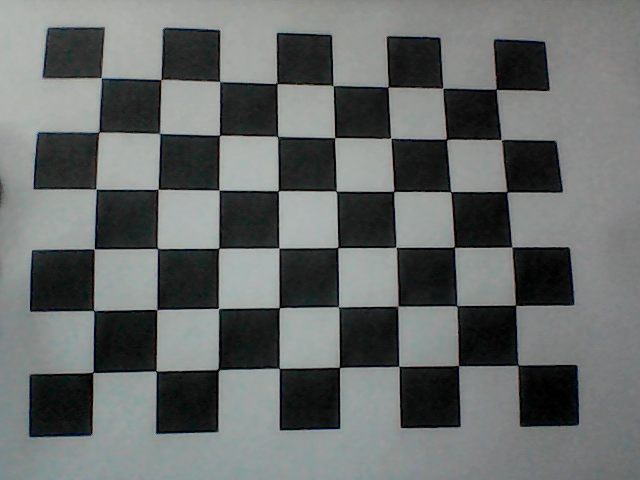
#> input picture Calibration/images/img0.png, 640 x 480 px; its folder holds only this picture in this run
$ python callibration.py
#> lines starting #> are read from the running program, lines starting #| are printed output that depends on the picture; after the words box and inside, x2 and y2 are one past the last pixel; in counts of white or black regions, pixels touching at a corner belong together; long printed decimals are rounded
import cv2
import numpy as np
import glob

# Define the dimensions of the chessboard
chessboard_size = (8, 6)  # This should match the pattern you printed
square_size = 20.0  # Size of a square in mm

# Prepare object points, like (0,0,0), (1,0,0), (2,0,0), ..., (8,6,0)
objp = np.zeros((chessboard_size[0] * chessboard_size[1], 3), np.float32)
objp[:, :2] = np.mgrid[0:chessboard_size[0], 0:chessboard_size[1]].T.reshape(-1, 2)
objp *= square_size

# Arrays to store object points and image points from all the images
objpoints = []  # 3d points in real-world space
imgpoints = []  # 2d points in image plane

# Load calibration images
images = glob.glob('images/*.png')  # Adjust the path to your calibration images

if not images:
    print('hello not working')
else:
    print('It is working')

if not images:
    print("No images found. Check the path to your images folder.")
    exit(1)

for fname in images:
    img = cv2.imread(fname)
#> img is the input picture: shape (480, 640, 3); mean B, G, R 106, 106.9, 102.9
    if img is None:
        print(f"Failed to load image {fname}")
        continue

    gray = cv2.cvtColor(img, cv2.COLOR_BGR2GRAY)

    # Find the chessboard corners
    ret, corners = cv2.findChessboardCorners(gray, chessboard_size, None)
#> ret = True; corners = 48 rows, first 8: [101.3, 77.66], [160.9, 79.85], [220, 81.16], [277.2, 83.5], [332.8, 86.26], [388, 87.05], [443, 88.07], [495.8, 89.01]

    if ret:
        objpoints.append(objp)
        imgpoints.append(corners)

        # Draw and display the corners
        cv2.drawChessboardCorners(img, chessboard_size, corners, ret)
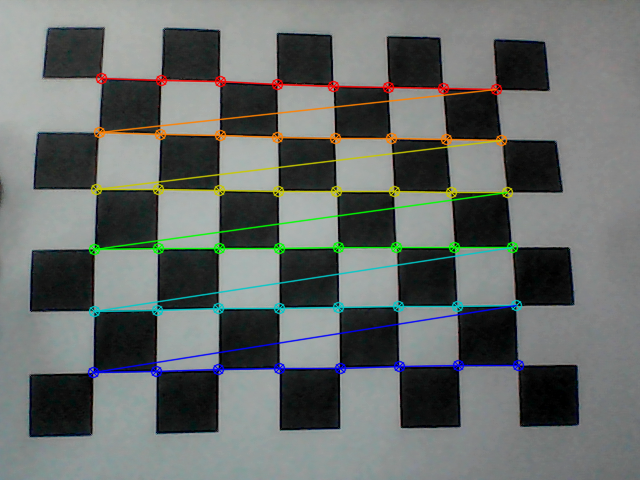
#> img: shape (480, 640, 3); 5.68% of pixels changed, all inside (x1, y1, x2, y2) = (87, 72, 525, 379)
        cv2.imshow('img', img)
        cv2.waitKey(100)
    else:
        print(f"Chessboard corners not found in {fname}")

cv2.destroyAllWindows()

# Check if we have enough points for calibration
if not objpoints or not imgpoints:
    print("Not enough points were found for calibration.")
    exit(1)

# Calibrate the camera
ret, camera_matrix, dist_coeffs, rvecs, tvecs = cv2.calibrateCamera(objpoints, imgpoints, gray.shape[::-1], None, None)
#> ret = 1.28; camera_matrix = [[936.5, 0, 347.9], [0, 899, 139.3], [0, 0, 1]]; dist_coeffs = [[0.596, -6.26, 0.00601, 0.0196, 18.67]]; rvecs = ([-0.236, -0.183, -0.00433],); tvecs = ([-83.78, -21.62, 318.7],)

#dist_coeffs = dist_coeffs.flatten().tolist()
# Save the calibration results for later use
calibration_data = {'camera_matrix': camera_matrix, 'dist_coeffs': dist_coeffs, 'rvecs': rvecs, 'tvecs': tvecs}
#> calibration_data = {'camera_matrix': [[936.5, 0, 347.9], [0, 899, 139.3], [0, 0, 1]], 'dist_coeffs': [[0.596, -6.26, 0.00601, 0.0196, 18.67]], 'rvecs': ([-0.236, -0.183, -0.00433],), 'tvecs': ([-83.78, -21.62, 318.7],)}
np.save('calibration_data.npy', calibration_data)

print("Camera matrix:\n", camera_matrix)
#| Camera matrix:
#|  [[936.494   0.         347.886]
#|  [  0.         898.970 139.266]
#|  [  0.           0.           1.        ]]
print("Distortion coefficients:\n", dist_coeffs)
#| Distortion coefficients:
#|  [[ 5.96418923e-01 -6.25535829e+00  6.00776643e-03  1.95834175e-02
#|    1.86737018e+01]]

$ run again, on Calibration/images/img12.png
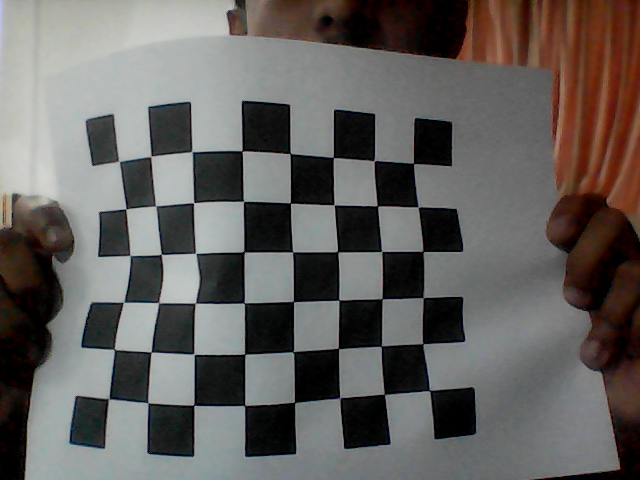
#> input picture Calibration/images/img12.png, 640 x 480 px
#> img is the input picture: shape (480, 640, 3); mean B, G, R 94.3, 97, 100.2
#> `gray = cv2.cvtColor(img, cv2.COLOR_BGR2GRAY)`:
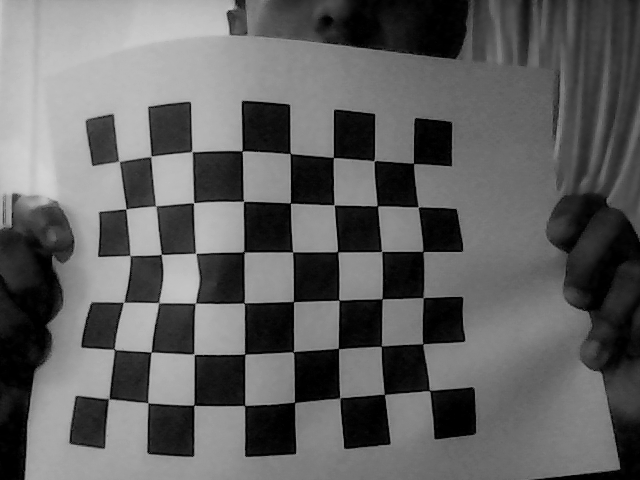
#> gray: shape (480, 640); min 0, max 212, mean 97.6
#> `ret, corners = cv2.findChessboardCorners(gray, chessboard_size, None)`: ret = True; corners = 48 rows, first 8: [119.2, 161.4], [151.2, 156.3], [191.7, 151.4], [241.9, 151], [290.3, 153.3], [333.4, 157.5], [374, 161], [413.6, 163.3]
#> `cv2.drawChessboardCorners(img, chessboard_size, corners, ret)`:
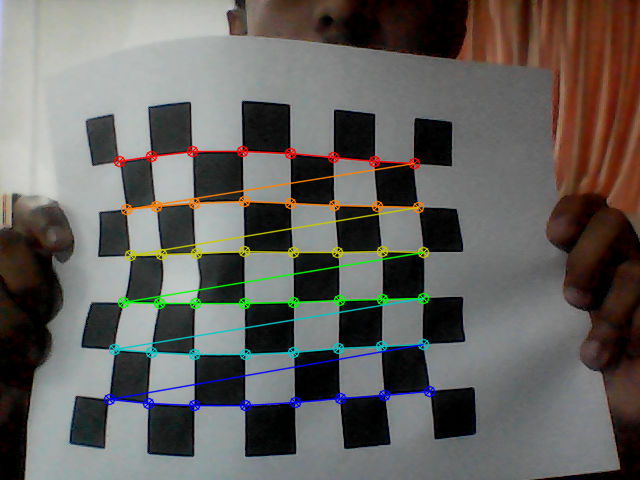
#> img: shape (480, 640, 3); 4.46% of pixels changed, all inside (x1, y1, x2, y2) = (103, 145, 436, 412)
#> `ret, camera_matrix, dist_coeffs, rvecs, tvecs = cv2.calibrateCamera(ob..`: ret = 4.73; camera_matrix = [[2624.5, 0, 282.6], [0, 2965.2, 228.3], [0, 0, 1]]; dist_coeffs = [[-27.73, 370, 0.336, -0.0486, 126744.8]]; rvecs = ([-0.361, -0.0387, -0.0119],); tvecs = ([-77.28, -28.82, 1101.8],)
#> calibration_data = {'camera_matrix': [[2624.5, 0, 282.6], [0, 2965.2, 228.3], [0, 0, 1]], 'dist_coeffs': [[-27.73, 370, 0.336, -0.0486, 126744.8]], 'rvecs': ([-0.361, -0.0387, -0.0119],), 'tvecs': ([-77.28, -28.82, 1101.8],)}
#| Camera matrix:
#|  [[2.62450352e+03 0.00000000e+00 2.82635214e+02]
#|  [0.00000000e+00 2.96517290e+03 2.28272821e+02]
#|  [0.00000000e+00 0.00000000e+00 1.00000000e+00]]
#| Distortion coefficients:
#|  [[-2.77262283e+01  3.69977837e+02  3.36013613e-01 -4.86388789e-02
#|    1.26744847e+05]]

$ run again, on Calibration/images/img13.png
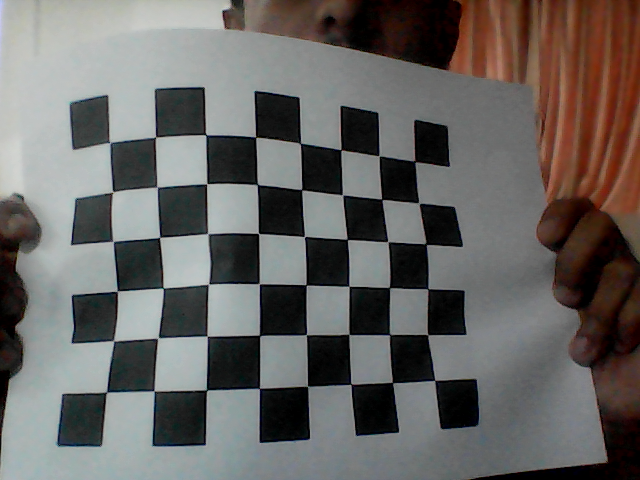
#> input picture Calibration/images/img13.png, 640 x 480 px
#> img is the input picture: shape (480, 640, 3); mean B, G, R 98.5, 101, 103.6
#> `gray = cv2.cvtColor(img, cv2.COLOR_BGR2GRAY)`:
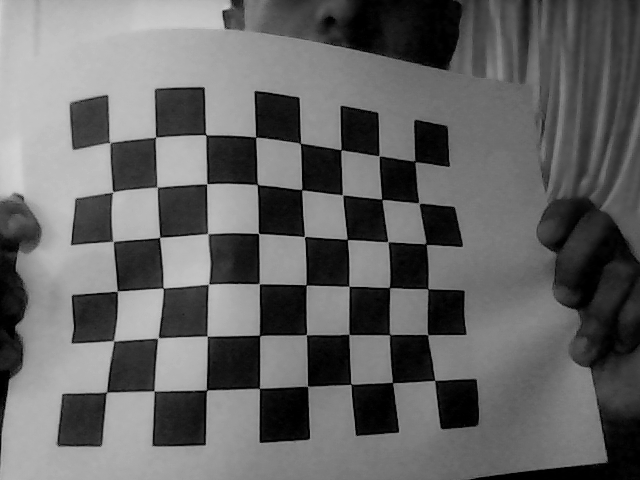
#> gray: shape (480, 640); min 0, max 211, mean 101.5
#> `ret, corners = cv2.findChessboardCorners(gray, chessboard_size, None)`: ret = True; corners = 48 rows, first 8: [110.1, 142.9], [155.8, 136.7], [205.9, 134.8], [255.9, 137.1], [300.3, 143.5], [341, 149.9], [379, 155.9], [415.2, 161.3]
#> `cv2.drawChessboardCorners(img, chessboard_size, corners, ret)`:
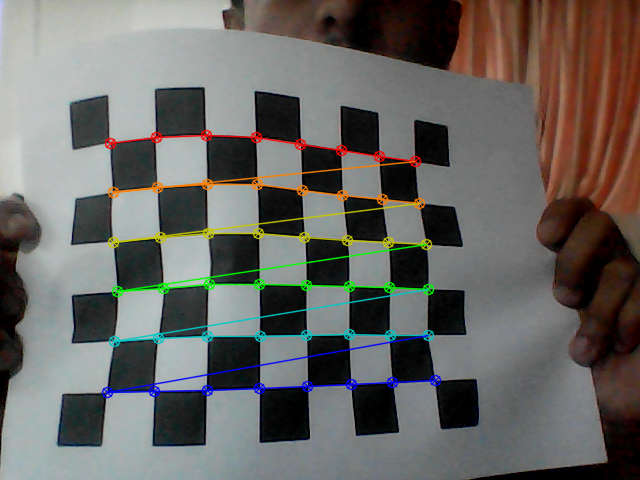
#> img: shape (480, 640, 3); 4.46% of pixels changed, all inside (x1, y1, x2, y2) = (101, 129, 442, 399)
#> `ret, camera_matrix, dist_coeffs, rvecs, tvecs = cv2.calibrateCamera(ob..`: ret = 2.87; camera_matrix = [[807.6, 0, 476.3], [0, 1141.4, 356.5], [0, 0, 1]]; dist_coeffs = [[0.507, -15.36, 0.0997, -0.614, 25.14]]; rvecs = ([0.0269, 0.107, -0.00444],); tvecs = ([-167.9, -89.53, 548.8],)
#> calibration_data = {'camera_matrix': [[807.6, 0, 476.3], [0, 1141.4, 356.5], [0, 0, 1]], 'dist_coeffs': [[0.507, -15.36, 0.0997, -0.614, 25.14]], 'rvecs': ([0.0269, 0.107, -0.00444],), 'tvecs': ([-167.9, -89.53, 548.8],)}
#| Camera matrix:
#|  [[8.07588339e+02 0.00000000e+00 4.76262672e+02]
#|  [0.00000000e+00 1.14138849e+03 3.56521943e+02]
#|  [0.00000000e+00 0.00000000e+00 1.00000000e+00]]
#| Distortion coefficients:
#|  [[  0.5073 -15.364   0.09974  -0.6139  25.143]]

$ run again, on Calibration/images/img14.png
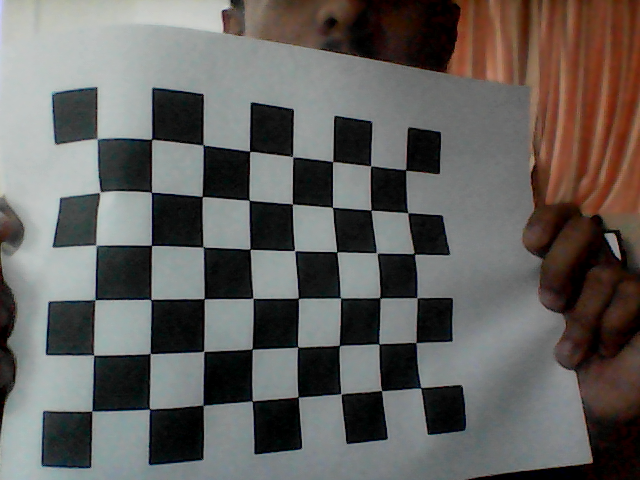
#> input picture Calibration/images/img14.png, 640 x 480 px
#> img is the input picture: shape (480, 640, 3); mean B, G, R 93.9, 97, 99.7
#> `gray = cv2.cvtColor(img, cv2.COLOR_BGR2GRAY)`:
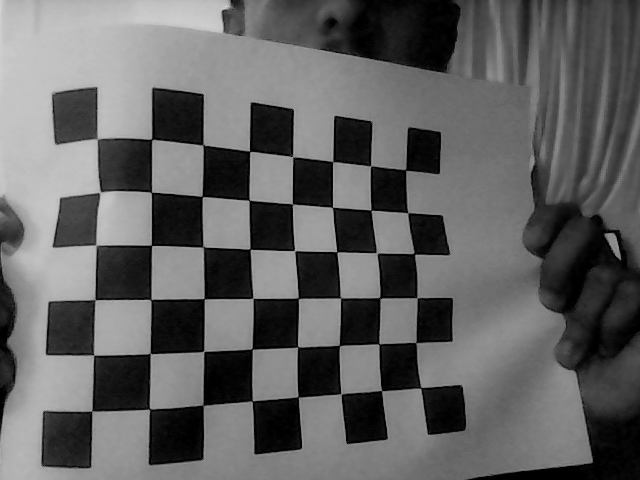
#> gray: shape (480, 640); min 0, max 211, mean 97.4
#> `ret, corners = cv2.findChessboardCorners(gray, chessboard_size, None)`: ret = True; corners = 48 rows, first 8: [97.14, 138.9], [151.6, 139.1], [203, 144.5], [249.9, 151.4], [292.5, 156.9], [332.6, 161.8], [370.9, 165.9], [405.4, 169.6]
#> `cv2.drawChessboardCorners(img, chessboard_size, corners, ret)`:
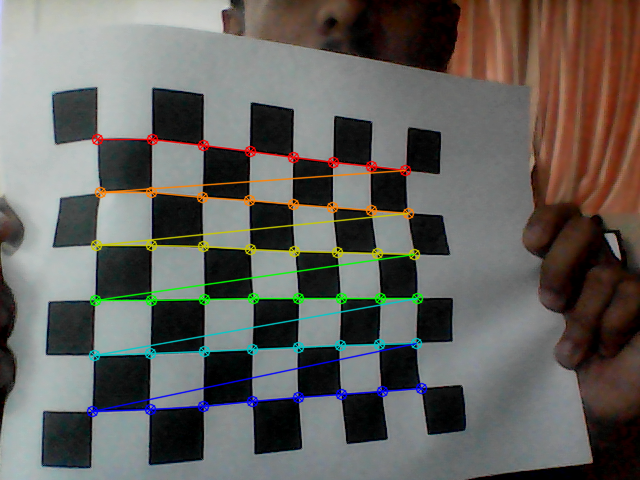
#> img: shape (480, 640, 3); 4.64% of pixels changed, all inside (x1, y1, x2, y2) = (86, 133, 428, 418)
#> `ret, camera_matrix, dist_coeffs, rvecs, tvecs = cv2.calibrateCamera(ob..`: ret = 1.6; camera_matrix = [[449.6, 0, 299.8], [0, 486, 287.7], [0, 0, 1]]; dist_coeffs = [[0.339, -2.41, -0.00152, -0.0287, 4.33]]; rvecs = ([-0.124, -0.288, -0.0123],); tvecs = ([-79.73, -55.66, 186],)
#> calibration_data = {'camera_matrix': [[449.6, 0, 299.8], [0, 486, 287.7], [0, 0, 1]], 'dist_coeffs': [[0.339, -2.41, -0.00152, -0.0287, 4.33]], 'rvecs': ([-0.124, -0.288, -0.0123],), 'tvecs': ([-79.73, -55.66, 186],)}
#| Camera matrix:
#|  [[449.626   0.         299.754]
#|  [  0.         486.028 287.672]
#|  [  0.           0.           1.        ]]
#| Distortion coefficients:
#|  [[ 3.39096064e-01 -2.41374228e+00 -1.52378641e-03 -2.87264283e-02
#|    4.33231908e+00]]

$ run again, on Calibration/images/img1.png
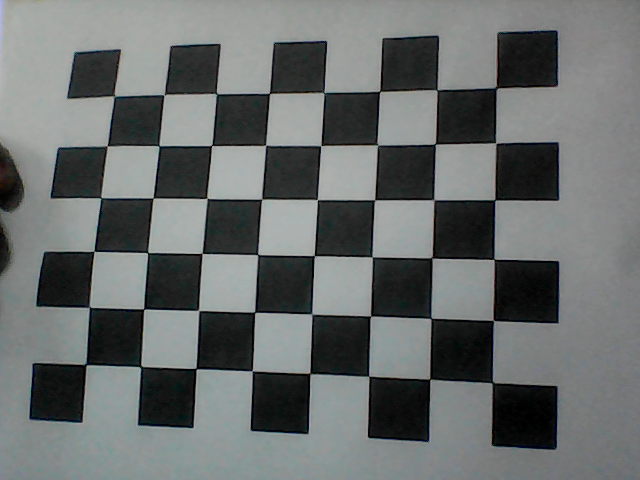
#> input picture Calibration/images/img1.png, 640 x 480 px
#> img is the input picture: shape (480, 640, 3); mean B, G, R 107.9, 108.5, 104.2
#> `ret, corners = cv2.findChessboardCorners(gray, chessboard_size, None)`: ret = True; corners = 48 rows, first 8: [115.9, 95.61], [164.2, 95.51], [217.1, 93.41], [269.5, 93.38], [323.6, 93.4], [380.1, 91.03], [436.9, 90.17], [496.8, 88.34]
#> `cv2.drawChessboardCorners(img, chessboard_size, corners, ret)`:
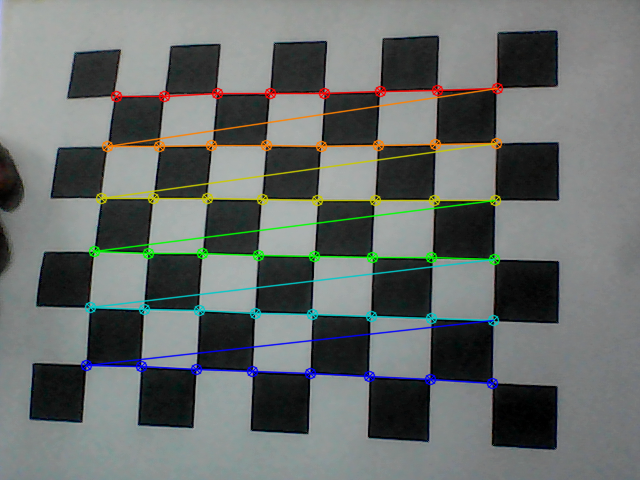
#> img: shape (480, 640, 3); 5.52% of pixels changed, all inside (x1, y1, x2, y2) = (80, 82, 504, 390)
#> `ret, camera_matrix, dist_coeffs, rvecs, tvecs = cv2.calibrateCamera(ob..`: ret = 1.09; camera_matrix = [[848.1, 0, 331.1], [0, 853.2, 271], [0, 0, 1]]; dist_coeffs = [[-0.432, 10.83, 0.00728, 0.0249, -67.53]]; rvecs = ([-0.193, 0.12, 0.0339],); tvecs = ([-82.37, -65.83, 311.9],)
#> calibration_data = {'camera_matrix': [[848.1, 0, 331.1], [0, 853.2, 271], [0, 0, 1]], 'dist_coeffs': [[-0.432, 10.83, 0.00728, 0.0249, -67.53]], 'rvecs': ([-0.193, 0.12, 0.0339],), 'tvecs': ([-82.37, -65.83, 311.9],)}
#| Camera matrix:
#|  [[848.084   0.         331.098]
#|  [  0.         853.215 271.033]
#|  [  0.           0.           1.        ]]
#| Distortion coefficients:
#|  [[-4.32193937e-01  1.08348736e+01  7.27932116e-03  2.49246327e-02
#|   -6.75309159e+01]]
